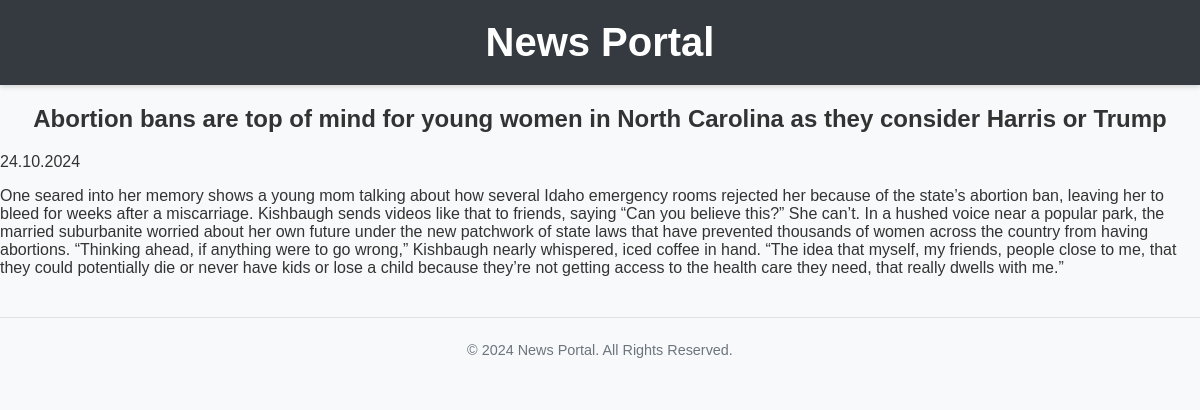
The page /news/1/ on the database its author committed.
### news/models.py (models this page shows, shortened)
class Post(models.Model):
    ARTICLE = 'AR'
    NEWS = 'NE'
    POST_TYPE_CHOICES = [
        (ARTICLE, 'Article'),
        (NEWS, 'News'),
    ]
    author = models.ForeignKey(Author, on_delete=models.CASCADE)
    post_type = models.CharField(max_length=2, choices=POST_TYPE_CHOICES)
    created_at = models.DateTimeField(auto_now_add=True)
    categories = models.ManyToManyField(Category, through='PostCategory')
    title = models.CharField(max_length=255)
    content = models.TextField()
    rating = models.IntegerField(default=0)

### news/views.py (the view)
# urls.py: path('news/<int:post_id>/', news_detail, name='news_detail'),
def news_detail(request, post_id):
    post = get_object_or_404(Post, id=post_id)
    context = {
        'post': post,
        'formatted_date': localtime(post.created_at).strftime('%d.%m.%Y')
    }
    return render(request, 'news_detail.html', context)

### news/templatetags/custom_filters.py (called while the page is built)
@register.filter(name='censor')
def censor(text):
    if not isinstance(text, str):
        raise TypeError("Censor filter can only be applied to strings.")
    def replace_bad_word(word):
        for bad_word in BAD_WORDS:
            if word.lower().startswith(bad_word.lower()):
                return word[0] + '*' * (len(word) - 1)
        return word
    words = text.split()
    censored_text = ' '.join(replace_bad_word(word) for word in words)
    return censored_text

### news/templates/news_detail.html (shortened to what this page needs)
{% extends "default.html" %}
{% load custom_filters %}
{% block content %}
   <h2>{{ post.title|censor }}</h2>
   <p>{{ formatted_date }}</p>
   <p>{{ post.content|censor }}</p>
{% endblock %}

### news/static/css/style.css (style rules this page uses)
body { font-family: Arial, sans-serif; background-color: #f8f9fa; color: #333; margin: 0; padding: 0; }
h2 { text-align: center; }

### rows shown on the page
Post: title|censor "Abortion bans are top of mind for young women in North Carolina as they consider Harris or Trump", content|censor "One seared into her memory shows a young mom talking about how several Idaho emergency rooms rejected her because of the state’s abortion ban, leaving her to bleed for weeks after a miscarriage. Kishbaugh sends videos like that to friends, saying “Can you believe this?” She can’t. In a hushed voice near a popular park, the married suburbanite worried about her own future under the new patchwork of state laws that have prevented thousands of women across the country from having abortions. “Thinking ahead, if anything were to go wrong,” Kishbaugh nearly whispered, iced coffee in hand. “The idea that myself, my friends, people close to me, that they could potentially die or never have kids or…"
